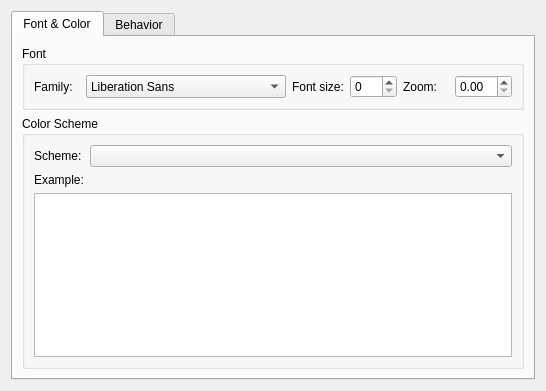
<?xml version="1.0" encoding="UTF-8"?>
<ui version="4.0">
 <class>TextPluginPreferencesWidget</class>
 <widget class="QFrame" name="TextPluginPreferencesWidget">
  <property name="geometry">
   <rect>
    <x>0</x>
    <y>0</y>
    <width>546</width>
    <height>391</height>
   </rect>
  </property>
  <property name="windowTitle">
   <string>Frame</string>
  </property>
  <property name="frameShape">
   <enum>QFrame::NoFrame</enum>
  </property>
  <property name="frameShadow">
   <enum>QFrame::Plain</enum>
  </property>
  <layout class="QGridLayout" name="gridLayout">
   <item row="0" column="1">
    <widget class="QTabWidget" name="tabWidget">
     <property name="tabShape">
      <enum>QTabWidget::Rounded</enum>
     </property>
     <property name="currentIndex">
      <number>0</number>
     </property>
     <widget class="QWidget" name="fontTab">
      <attribute name="title">
       <string>Font &amp;&amp; Color</string>
      </attribute>
      <layout class="QGridLayout" name="gridLayout_2">
       <item row="1" column="0">
        <widget class="QGroupBox" name="groupBox">
         <property name="title">
          <string>Color Scheme</string>
         </property>
         <layout class="QFormLayout" name="formLayout">
          <item row="1" column="0">
           <widget class="QLabel" name="label_4">
            <property name="text">
             <string>Example:</string>
            </property>
           </widget>
          </item>
          <item row="2" column="0" colspan="2">
           <widget class="QTextBrowser" name="textBrowser"/>
          </item>
          <item row="0" column="0">
           <widget class="QLabel" name="label_5">
            <property name="text">
             <string>Scheme:</string>
            </property>
           </widget>
          </item>
          <item row="0" column="1">
           <widget class="QComboBox" name="comboBox"/>
          </item>
         </layout>
        </widget>
       </item>
       <item row="0" column="0">
        <widget class="QGroupBox" name="fontBox">
         <property name="autoFillBackground">
          <bool>false</bool>
         </property>
         <property name="title">
          <string>Font</string>
         </property>
         <property name="flat">
          <bool>false</bool>
         </property>
         <layout class="QGridLayout" name="gridLayout_3">
          <item row="0" column="1">
           <widget class="QLabel" name="label">
            <property name="text">
             <string>Family:</string>
            </property>
           </widget>
          </item>
          <item row="0" column="2">
           <widget class="QFontComboBox" name="fontComboBox">
            <property name="maximumSize">
             <size>
              <width>200</width>
              <height>200</height>
             </size>
            </property>
            <property name="autoFillBackground">
             <bool>true</bool>
            </property>
            <property name="editable">
             <bool>false</bool>
            </property>
            <property name="sizeAdjustPolicy">
             <enum>QComboBox::AdjustToContents</enum>
            </property>
            <property name="duplicatesEnabled">
             <bool>false</bool>
            </property>
            <property name="frame">
             <bool>true</bool>
            </property>
           </widget>
          </item>
          <item row="0" column="3">
           <widget class="QLabel" name="label_2">
            <property name="text">
             <string>Font size:</string>
            </property>
           </widget>
          </item>
          <item row="0" column="4">
           <widget class="QSpinBox" name="fontSizeSpinBox">
            <property name="maximumSize">
             <size>
              <width>80</width>
              <height>16777215</height>
             </size>
            </property>
           </widget>
          </item>
          <item row="0" column="5">
           <widget class="QLabel" name="label_3">
            <property name="text">
             <string>Zoom:</string>
            </property>
           </widget>
          </item>
          <item row="0" column="6">
           <widget class="QDoubleSpinBox" name="doubleSpinBox"/>
          </item>
         </layout>
        </widget>
       </item>
      </layout>
     </widget>
     <widget class="QWidget" name="behaviorTab">
      <attribute name="title">
       <string>Behavior</string>
      </attribute>
     </widget>
    </widget>
   </item>
  </layout>
 </widget>
 <resources/>
 <connections/>
</ui>
